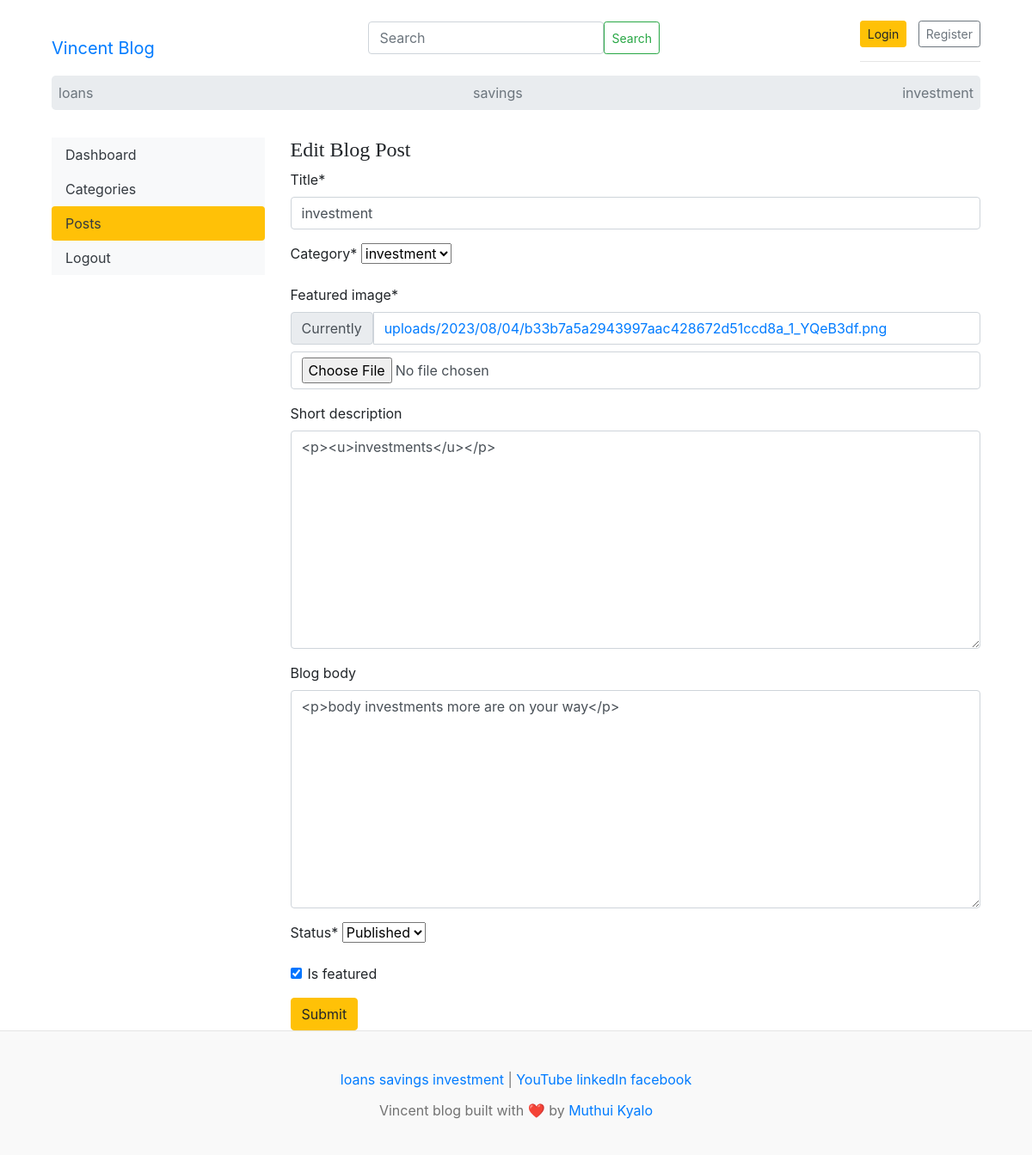
Screenshot of /dashboard/posts/edit/5/ with the database file from the repository.
### blogs/models.py (models this page shows, shortened)
class Category(models.Model):
    category_name = models.CharField(max_length=255, unique=True)
    created_at = models.DateTimeField(auto_now_add=True)
    updated_at = models.DateTimeField(auto_now=True)
    class Meta:
        verbose_name_plural = 'categories'
    def __str__(self):
        return self.category_name

class Blog(models.Model):
    title = models.CharField(max_length=255)
    slug = models.SlugField(max_length=255, unique=True, blank=True)
    category = models.ForeignKey(Category, on_delete=models.CASCADE)
    author = models.ForeignKey(User, on_delete=models.CASCADE)
    featured_image = models.ImageField(upload_to='uploads/%Y/%m/%d')
    short_description = RichTextField(null=True, blank=True)
    blog_body = RichTextField(null=True, blank=True)
    status = models.CharField(max_length=255, choices=STATUS_CHOICES, default=0)
    is_featured = models.BooleanField(default=False)
    created_at = models.DateTimeField(auto_now_add=True)
    updated_at = models.DateTimeField(auto_now=True)

class SocialLink(models.Model):
    platform = models.CharField(max_length=255)
    link = models.URLField(max_length=255)
    created_at = models.DateTimeField(auto_now_add=True)
    updated_at = models.DateTimeField(auto_now=True)

### dashboards/views.py (the view, shortened to what this page needs)
# urls.py: path('posts/edit/<int:pk>/', views.edit_post, name='edit_post'),
def edit_post(request, pk):
    post = get_object_or_404(Blog, pk=pk)
    form = BlogPostForm(instance=post)
    context = {
        'form': form,
        'post': post
    }
    return render(request, 'dashboard/edit_post.html', context)

### dashboards/forms.py
class BlogPostForm(forms.ModelForm):
    class Meta:
        model = Blog
        fields = ('title', 'category', 'featured_image', 'short_description', 'blog_body', 'status', 'is_featured')

### blogs/context_processors.py (called while the page is built)
def get_categories(request):
    categories = Category.objects.all()
    return dict(categories=categories)

def get_social_links(request):
    social_links = SocialLink.objects.all()
    return dict(social_links=social_links)

### templates/dashboard/edit_post.html (shortened to what this page needs)
{% extends 'base.html'%}
{% block content%}
{% load crispy_forms_tags%}
<div class="container">
    <div class="row">
        {% include 'dashboard/sidebar.html'%}
        <div class="col-md-9">
            <h4>Edit Blog Post</h4>
            <form action="{% url 'edit_post' post.id%}" method="POST" enctype="multipart/form-data">
                {{ form | crispy}}
                <button type="submit" class="btn btn-warning">Submit</button>
            </form>
        </div>
    </div>
</div>
{% endblock%}

### templates/base.html (shortened to what this page needs)
{% load static%}
<!DOCTYPE html>
<html lang="en">
    <head>
    <link href="https://getbootstrap.com/docs/4.0/dist/css/bootstrap.min.css" rel="stylesheet">
    <link href="{% static 'css/blog.css'%}" rel="stylesheet">
    </head>
    <body>
        <div class="container">
            <heade class="">
                <div class="">
                    <nav class=" navbar bg-body-tertiary">
                        <div class="container-fluid">
                          <a href="/" class="navbar-brand mt-4">Vincent Blog</a>
                          <form class="d-flex" role="search" action="{% url 'search'%}" method="GET">
                            <input class="form-control me-2" type="search" placeholder="Search" aria-label="Search"  name="keyword" value="{{ keyword}}" >
                            <button class="btn btn-outline-success btn-sm" type="submit">Search</button>
                          </form>
                          <div class=" mt-4">
                            {% if not user.is_authenticated%}
                            <a class="btn btn-sm btn-warning" href="{% url 'login'%}">Login</a> &nbsp;
                            <a class="btn btn-sm btn-outline-secondary" href="{% url 'register'%}">Register</a>
                            {% else%}
                            <span><a href="{% url 'dashboard'%}">Dashboard</a></span>
                            &emsp;
                            <span> <a href="{% url 'logout'%}">Logout</a> </span>
                            {% endif%}
                            <hr>
                        </div>
                        </div>
                    </nav>
                </div>
            <div class="container">
                <nav class="jumbotron p-0 navbar d-flex justify-content-between">
                    {% for category in categories%}
                    <a class="p-2 text-muted" href="{% url 'posts_by_category' category.id%}">{{ category.category_name}}</a>
                    {% endfor%}
                </nav>
            </div>
            {% block content%}
            {% endblock%}
        </div>
        <footer class="blog-footer">
            <div class="nav-scroller py-1 mb-2">
                <div class=" me-2">
                    {% for category in categories%}
                    <a href="{% url 'posts_by_category' category.id%}">{{ category.category_name}}</a>
                    {% endfor%} |
                    {% if social_links%}
                        {% for i in social_links%}
                        <a href="{{ i.link}}" target="_blank">{{ i.platform}}</a>
                        {% endfor%}
                    {% endif%}
                </div>
            </div>
            <p>Vincent blog built with ❤️ by <a href="#">Muthui Kyalo</a></p>
        </footer>
    </body>
</html>

### ksg/static/css/blog.css (style rules this page uses)
h1, h2, h3, h4, h5, h6 { font-family: "Playfair Display", Georgia, "Times New Roman", serif; }
.blog-footer { padding: 2.5rem 0; color: #727272; text-align: center; background-color: #f9f9f9; border-top: .05rem solid #e5e5e5; }
.blog-footer p:last-child { margin-bottom: 0; }
.navbar { padding: 0 0 0 0; }

### rows the page displays
Category: category_name "loans"
Category: category_name "savings"
Category: category_name "investment"
Blog: title "investment", category "investment", short_description "<p><u>investments</u></p>", blog_body "<p>body investments more are on your way</p>", status "Published", is_featured "☑"
SocialLink: platform "YouTube"
SocialLink: platform "linkedIn"
SocialLink: platform "facebook"
